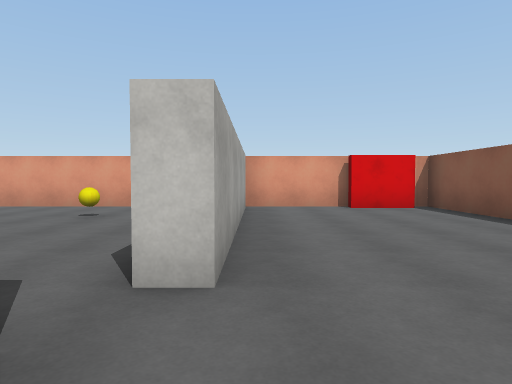
View 1 (above)

15 first-person views from a walk through a 3-D level made in the Unity game engine. The camera is 1.3 m above the floor, tilts 2° down and sees 75° across. The floor is counted in squares, 2 m on a side. Each view is taken from the middle of a square. On the plan, view 1 faces up. The plan holds only what a view shows up to about 10 squares ahead; the rest is blank. The player character is not drawn. Surface patterns are stand-ins for the level's own textures.

View 2
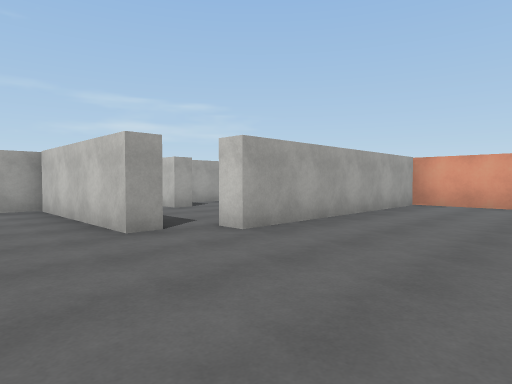

View 3
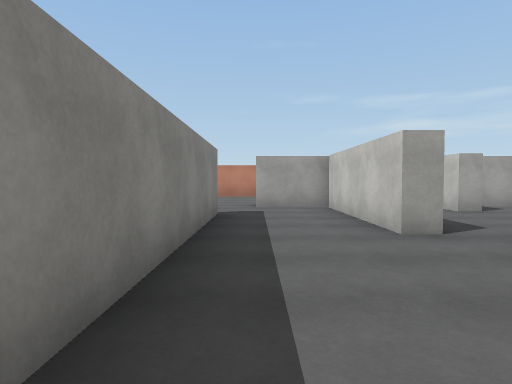

View 4
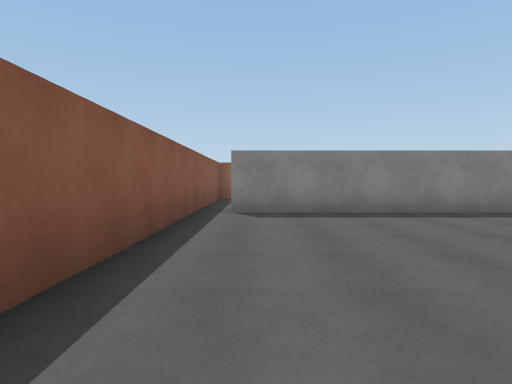

View 5
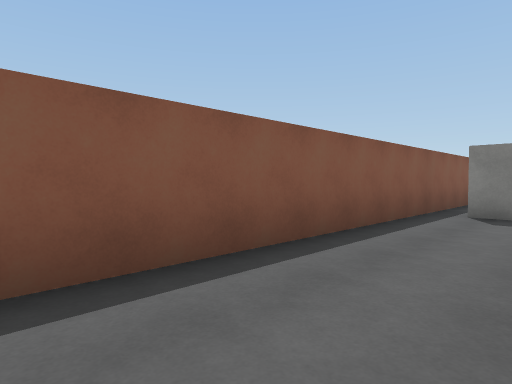

View 6
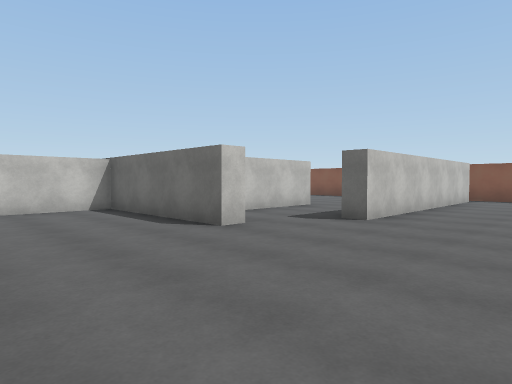

View 7
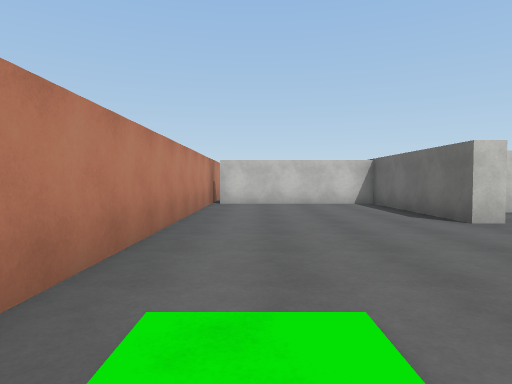

View 8
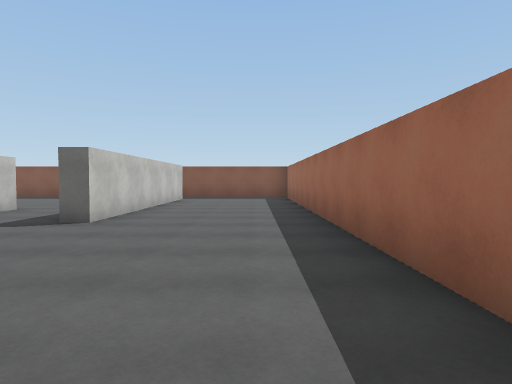

View 9
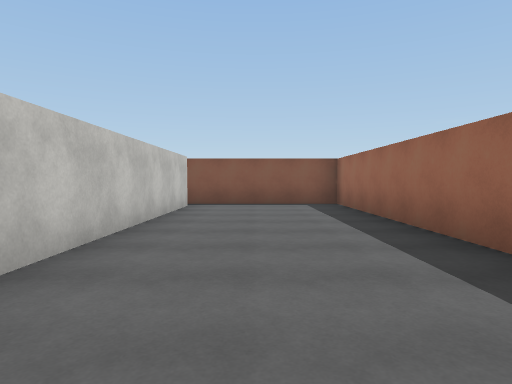

View 10
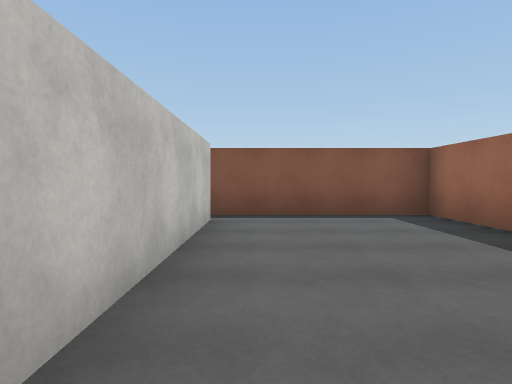

View 11
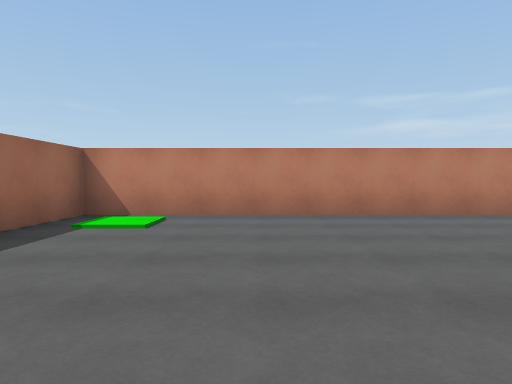

View 12
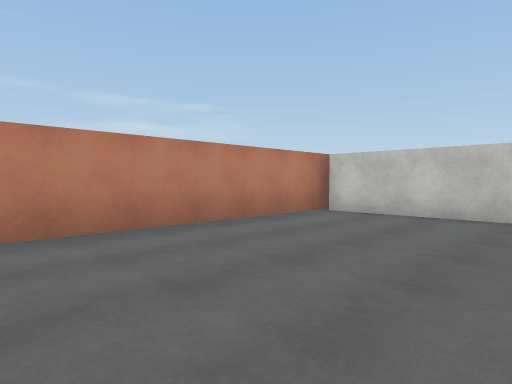

View 13
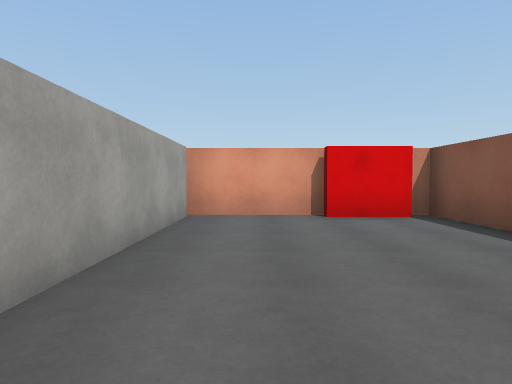

View 14
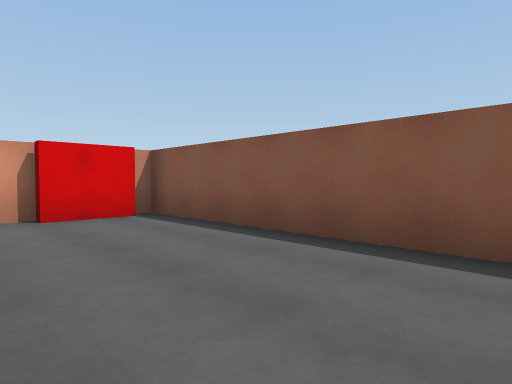

View 15
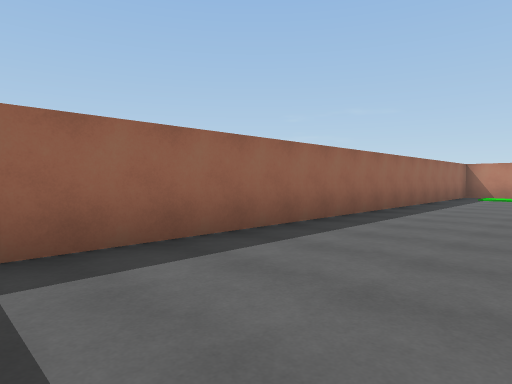

### Floor plan
Ten units are one square. View 1 is at (0, 0); x grows to the right and y downward. Boxes are objects, and circles mark ways between rooms. Rooms are numbered by the first view taken in them; rooms with no view inside come last. Other rooms are left out.
<svg viewBox="-107 -88 154 156">
<path fill="none" stroke="#000" d="M-10 -14 -10 -8 -52 -8 -52 10M-2 -80 -2 -20 -8 -20M24 -83 -4 -83M39 -79 22 -79M42 26 42 -83 39 -83M-35 23 -35 17 35 17M-52 10 -57 10 -57 -33 -100 -33M35 23 -35 23M-102 -40 -102 63 42 63 42 26"/>
<circle cx="-45" cy="15" r="3" fill="#2a7"/>
<circle cx="40" cy="20" r="3" fill="#2a7"/>
<text x="10" y="-30">1</text>
<text x="-50" y="30">2</text>
</svg>
Room 1 opens to room 2.

Where each view was taken, in squares from view 1:
view 1: 0 up, 0 right, facing up
view 2: 1 down, 3 right, facing up-left
view 3: 1 down, 3 right, facing left
view 4: 5 up, 3 right, facing down
view 5: 5 up, 2 right, facing down-right
view 6: 5 down, 9 left, facing up-right
view 7: 6 down, 9 left, facing up
view 8: 5 down, 9 left, facing right
view 9: 4 down, 5 left, facing right
view 10: 3 down, 2 left, facing right
view 11: 3 down, 4 left, facing left
view 12: 3 down, 6 left, facing up-left
view 13: 2 up, 1 right, facing up
view 14: 2 up, 1 right, facing up-right
view 15: 3 down, 4 right, facing down-left
